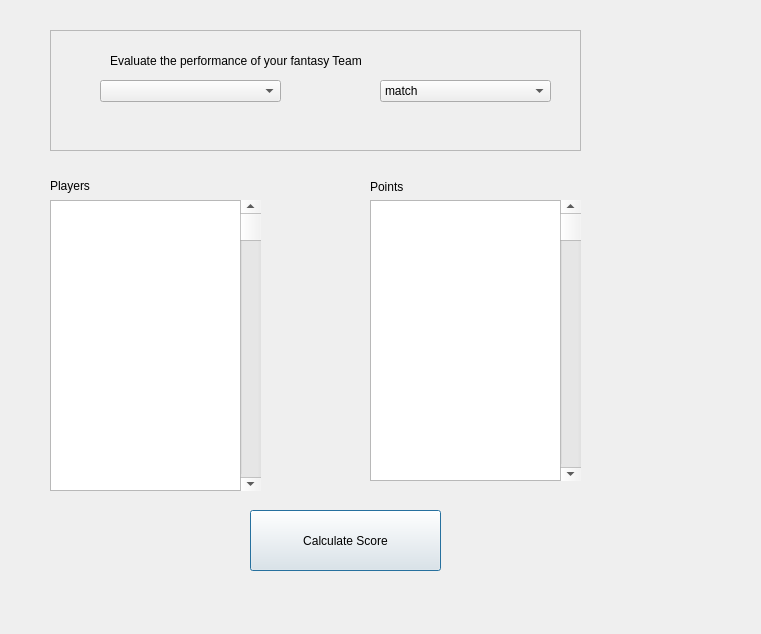
<?xml version="1.0" encoding="UTF-8"?>
<ui version="4.0">
 <class>Dialog</class>
 <widget class="QDialog" name="Dialog">
  <property name="geometry">
   <rect>
    <x>0</x>
    <y>0</y>
    <width>761</width>
    <height>634</height>
   </rect>
  </property>
  <property name="windowTitle">
   <string>Dialog</string>
  </property>
  <widget class="QFrame" name="frame">
   <property name="geometry">
    <rect>
     <x>50</x>
     <y>200</y>
     <width>211</width>
     <height>291</height>
    </rect>
   </property>
   <property name="frameShape">
    <enum>QFrame::StyledPanel</enum>
   </property>
   <property name="frameShadow">
    <enum>QFrame::Raised</enum>
   </property>
   <widget class="QListWidget" name="listWidget1">
    <property name="geometry">
     <rect>
      <x>0</x>
      <y>0</y>
      <width>211</width>
      <height>291</height>
     </rect>
    </property>
   </widget>
   <widget class="QScrollBar" name="verticalScrollBar1">
    <property name="geometry">
     <rect>
      <x>190</x>
      <y>0</y>
      <width>21</width>
      <height>291</height>
     </rect>
    </property>
    <property name="orientation">
     <enum>Qt::Vertical</enum>
    </property>
   </widget>
  </widget>
  <widget class="QFrame" name="frame_2">
   <property name="geometry">
    <rect>
     <x>370</x>
     <y>200</y>
     <width>211</width>
     <height>281</height>
    </rect>
   </property>
   <property name="frameShape">
    <enum>QFrame::StyledPanel</enum>
   </property>
   <property name="frameShadow">
    <enum>QFrame::Raised</enum>
   </property>
   <widget class="QListWidget" name="listWidget_2">
    <property name="geometry">
     <rect>
      <x>0</x>
      <y>0</y>
      <width>211</width>
      <height>281</height>
     </rect>
    </property>
   </widget>
   <widget class="QScrollBar" name="verticalScrollBar_2">
    <property name="geometry">
     <rect>
      <x>190</x>
      <y>0</y>
      <width>21</width>
      <height>281</height>
     </rect>
    </property>
    <property name="orientation">
     <enum>Qt::Vertical</enum>
    </property>
   </widget>
  </widget>
  <widget class="QPushButton" name="calculatescore">
   <property name="geometry">
    <rect>
     <x>250</x>
     <y>510</y>
     <width>191</width>
     <height>61</height>
    </rect>
   </property>
   <property name="styleSheet">
    <string notr="true">font: 75 14pt &quot;Arial&quot;;</string>
   </property>
   <property name="text">
    <string>Calculate Score</string>
   </property>
  </widget>
  <widget class="QFrame" name="frame_3">
   <property name="geometry">
    <rect>
     <x>50</x>
     <y>30</y>
     <width>531</width>
     <height>121</height>
    </rect>
   </property>
   <property name="frameShape">
    <enum>QFrame::StyledPanel</enum>
   </property>
   <property name="frameShadow">
    <enum>QFrame::Raised</enum>
   </property>
   <widget class="QLabel" name="ET">
    <property name="geometry">
     <rect>
      <x>60</x>
      <y>20</y>
      <width>451</width>
      <height>21</height>
     </rect>
    </property>
    <property name="styleSheet">
     <string notr="true">font: 75 14pt &quot;Arial&quot;;
font: 75 16pt &quot;Arial&quot;;</string>
    </property>
    <property name="text">
     <string>Evaluate the performance of your fantasy Team</string>
    </property>
   </widget>
   <widget class="QComboBox" name="comboBox1">
    <property name="geometry">
     <rect>
      <x>50</x>
      <y>50</y>
      <width>181</width>
      <height>22</height>
     </rect>
    </property>
   </widget>
   <widget class="QComboBox" name="comboBox_2">
    <property name="geometry">
     <rect>
      <x>330</x>
      <y>50</y>
      <width>171</width>
      <height>22</height>
     </rect>
    </property>
    <item>
     <property name="text">
      <string>match</string>
     </property>
    </item>
   </widget>
  </widget>
  <widget class="QLabel" name="players">
   <property name="geometry">
    <rect>
     <x>50</x>
     <y>175</y>
     <width>61</width>
     <height>21</height>
    </rect>
   </property>
   <property name="styleSheet">
    <string notr="true">font: 75 10pt &quot;MS Shell Dlg 2&quot;;
font: 75 12pt &quot;MS Shell Dlg 2&quot;;</string>
   </property>
   <property name="text">
    <string>Players</string>
   </property>
  </widget>
  <widget class="QLabel" name="points">
   <property name="geometry">
    <rect>
     <x>370</x>
     <y>180</y>
     <width>47</width>
     <height>13</height>
    </rect>
   </property>
   <property name="styleSheet">
    <string notr="true">font: 75 12pt &quot;MS Shell Dlg 2&quot;;</string>
   </property>
   <property name="text">
    <string>Points</string>
   </property>
  </widget>
 </widget>
 <resources/>
 <connections/>
</ui>
